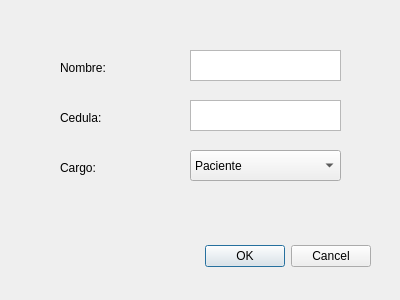
<?xml version="1.0" encoding="UTF-8"?>
<ui version="4.0">
 <class>ventana_registro</class>
 <widget class="QDialog" name="ventana_registro">
  <property name="geometry">
   <rect>
    <x>0</x>
    <y>0</y>
    <width>400</width>
    <height>300</height>
   </rect>
  </property>
  <property name="windowTitle">
   <string>Dialog</string>
  </property>
  <widget class="QDialogButtonBox" name="buttonBox">
   <property name="geometry">
    <rect>
     <x>30</x>
     <y>240</y>
     <width>341</width>
     <height>32</height>
    </rect>
   </property>
   <property name="orientation">
    <enum>Qt::Horizontal</enum>
   </property>
   <property name="standardButtons">
    <set>QDialogButtonBox::Cancel|QDialogButtonBox::Ok</set>
   </property>
  </widget>
  <widget class="QLabel" name="nombre1">
   <property name="geometry">
    <rect>
     <x>60</x>
     <y>60</y>
     <width>55</width>
     <height>16</height>
    </rect>
   </property>
   <property name="text">
    <string>Nombre:</string>
   </property>
  </widget>
  <widget class="QLabel" name="cedula">
   <property name="geometry">
    <rect>
     <x>60</x>
     <y>110</y>
     <width>55</width>
     <height>16</height>
    </rect>
   </property>
   <property name="text">
    <string>Cedula:</string>
   </property>
  </widget>
  <widget class="QLabel" name="cargo1">
   <property name="geometry">
    <rect>
     <x>60</x>
     <y>160</y>
     <width>55</width>
     <height>16</height>
    </rect>
   </property>
   <property name="text">
    <string>Cargo:</string>
   </property>
  </widget>
  <widget class="QTextEdit" name="nom_reg">
   <property name="geometry">
    <rect>
     <x>190</x>
     <y>50</y>
     <width>151</width>
     <height>31</height>
    </rect>
   </property>
  </widget>
  <widget class="QTextEdit" name="ced_reg">
   <property name="geometry">
    <rect>
     <x>190</x>
     <y>100</y>
     <width>151</width>
     <height>31</height>
    </rect>
   </property>
  </widget>
  <widget class="QComboBox" name="bot_cargo">
   <property name="geometry">
    <rect>
     <x>190</x>
     <y>150</y>
     <width>151</width>
     <height>31</height>
    </rect>
   </property>
   <item>
    <property name="text">
     <string>Paciente</string>
    </property>
   </item>
   <item>
    <property name="text">
     <string>Medico</string>
    </property>
   </item>
   <item>
    <property name="text">
     <string>Estudiante</string>
    </property>
   </item>
  </widget>
 </widget>
 <resources/>
 <connections>
  <connection>
   <sender>buttonBox</sender>
   <signal>accepted()</signal>
   <receiver>ventana_registro</receiver>
   <slot>accept()</slot>
   <hints>
    <hint type="sourcelabel">
     <x>248</x>
     <y>254</y>
    </hint>
    <hint type="destinationlabel">
     <x>157</x>
     <y>274</y>
    </hint>
   </hints>
  </connection>
  <connection>
   <sender>buttonBox</sender>
   <signal>rejected()</signal>
   <receiver>ventana_registro</receiver>
   <slot>reject()</slot>
   <hints>
    <hint type="sourcelabel">
     <x>316</x>
     <y>260</y>
    </hint>
    <hint type="destinationlabel">
     <x>286</x>
     <y>274</y>
    </hint>
   </hints>
  </connection>
 </connections>
</ui>
